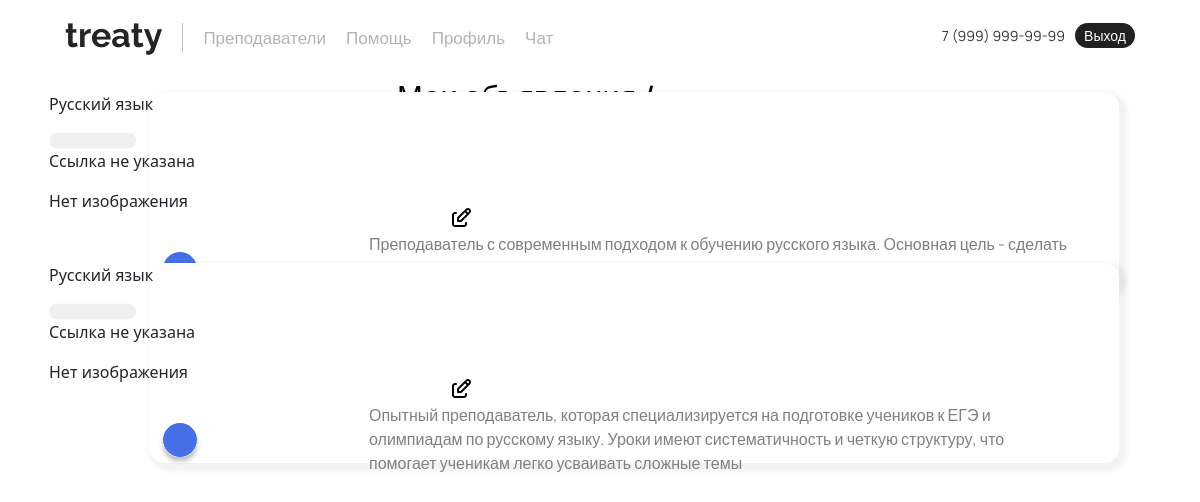
/catalog2/user-prepods/ (signed in), run on the app's committed database.
### catalog2/models.py (models this page shows, shortened)
class Prepods(models.Model):
    subject = models.ForeignKey(Subject, on_delete=models.SET_NULL, null=True, verbose_name='Предмет')
    description = models.CharField('Описание', max_length=250)
    created_at = models.DateTimeField(auto_now=True)
    is_approved = models.BooleanField('Одобрено', default=False)
    user = models.ForeignKey(CustomUser, on_delete=models.CASCADE, verbose_name='Пользователь', related_name='prepods')
    def __str__(self):
        return f"{self.user.last_name} {self.user.first_name} {self.user.middle_name}"
    class Meta:
        verbose_name = 'объявление'
        verbose_name_plural = 'Каталоги'

class Subject(models.Model):
    name = models.CharField('Название предмета', max_length=100)
    def __str__(self):
        return self.name
    class Meta:
        verbose_name = 'Предмет'
        verbose_name_plural = 'Предметы'

### catalog2/views.py (the view)
# urls.py: path('user-prepods/', views.user_prepods, name='user_prepods'),
@login_required
def user_prepods(request):
    user_prepods = Prepods.objects.filter(user=request.user)
    return render(request, 'catalog2/posts.html', {'prepods': user_prepods})

### catalog2/templates/catalog2/posts.html (shortened to what this page needs)
{% extends 'main/layout.html' %}
{% load static %}
{%block style %}
    <link rel="stylesheet" href="https://cdn.jsdelivr.net/npm/bootstrap@5.3.3/dist/css/bootstrap.min.css">
    <link rel="stylesheet" href="{% static 'main/css/nav.css' %}">
    <link rel="stylesheet" href="{% static 'main/css/main.css' %}">
    <link rel="stylesheet" href="{% static 'main/css/reglog.css' %}">
    <link rel="stylesheet" href="https://cdn.jsdelivr.net/npm/@fortawesome/fontawesome-free@6.6.0/css/fontawesome.min.css">
    <link rel="stylesheet" href="https://cdnjs.cloudflare.com/ajax/libs/font-awesome/6.6.0/css/all.min.css">
{% endblock %}
{% block content %}
        <h1 class="container4">Мои объявления /</h1>
        {% if prepods %}
            <ul>
                {% for el in prepods %}
                    <div class="containerPrepods">
                        <div class="alert">
                            <div class="divider"></div>
                            <p class="subject">{{ el.subject }}</p>
                            <p class="desc">{{ el.description }}</p>
                            <img src="{% static 'main/img/ratingEllipse.svg' %}" alt="rating" class="ratingEllipse">
                            <img src="{% static 'main/img/subjectRec.svg' %}" alt="subjectRec" class="subjectRec">
                            {% if el.contact_link %}
                                <a href="{{ el.contact_link }}" target="_blank">
                                    <img src="{% static 'main/img/button.svg' %}" alt="button" class="button">
                                </a>
                            {% else %}
                                <p>Ссылка не указана</p>
                            {% endif %}
                            <a href="javascript:void(0);" class="edit-btn"
                               data-id="{{ el.id }}"
                               data-title="{{ el.title }}"
                               data-subject="{{ el.subject }}"
                               data-description="{{ el.description }}"
                               data-age="{{ el.age }}"
                               data-rating="{{ el.rating }}"
                               data-contact-link="{{ el.contact_link }}"
                               onclick="openEditModal({{ el|safe }})">
                               <img src="{% static 'main/img/editbtn.svg' %}" alt="Редактировать" class="edit-image">
                            </a>
                            {% if el.avatar %}
                                <img src="{{ el.avatar.url }}" alt="{{ el.title }}" style="max-width: 200px;" class="avatar">
                            {% else %}
                                <p>Нет изображения</p>
                            {% endif %}
                        </div>
                    </div>
                {% endfor %}
            </ul>
        {% else %}
            <p>У вас нет объявлений.</p>
        {% endif %}
{% endblock %}

### main/static/main/css/main.css (style rules this page uses)
body { overflow-x: hidden; min-height: 100%; position: relative; opacity: 0; padding-bottom: 100px; }
body.theme-loaded { opacity: 1; }
.containerPrepods { display: flex; flex-wrap: wrap; gap: 20px; }
.divider { width: 970px; height: 200px; margin-bottom: 10px; margin-left: 100px; position: absolute; z-index: -1000; background-color: white; border-radius: 15px; box-shadow: 4px 4px 4px 4px rgba(0, 0, 0, 0.05); }
.alert { flex: 1 1 300px; margin: 0; z-index: 2; }
.desc { position: absolute; color: grey; font-family: 'Manrope', sans-serif; max-width: 700px; margin-top: 100px; margin-left: 320px; }
.ratingEllipse { position: absolute; margin-left: 110px; margin-top: 120px; }
.container4 { position: absolute; color: black; font-family: 'Manrope', sans-serif; font-weight: 500; top: 78px; left: 397px; font-size: 31px; }
.edit-btn { position: absolute; margin-left: 400px; margin-top: 17px; width: 31px; height: 31px; cursor: pointer; }

### main/static/main/css/reglog.css (style rules this page uses)
body { background-color: #ffffff !important; overflow-x: hidden; }

### data on the page
Prepods: subject "Русский язык", description "Преподаватель с современным подходом к обучению русского языка. Основная цель - сделать…"
Prepods: subject "Русский язык", description "Опытный преподаватель, которая специализируется на подготовке учеников к ЕГЭ и олимпиадам по русскому языку. Уроки имеют систематичность и четкую структуру, что помогает ученикам легко усваивать сложные темы"
